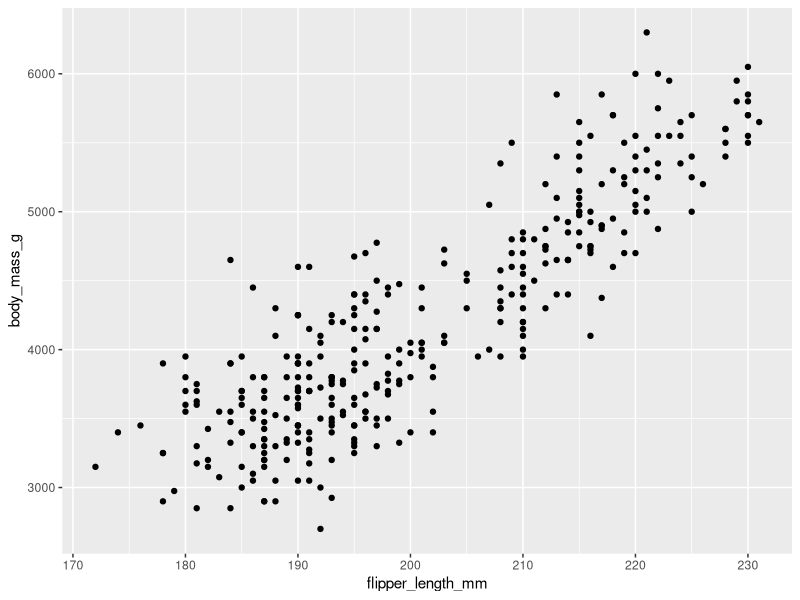
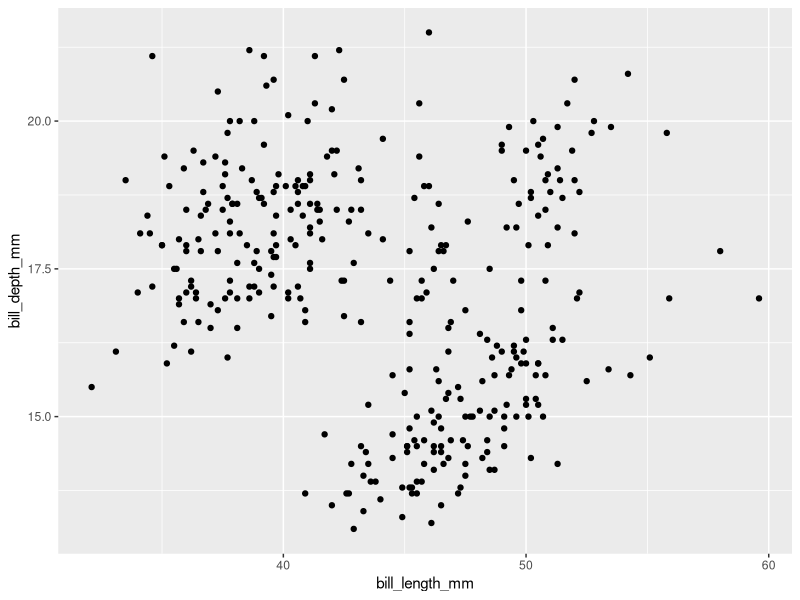
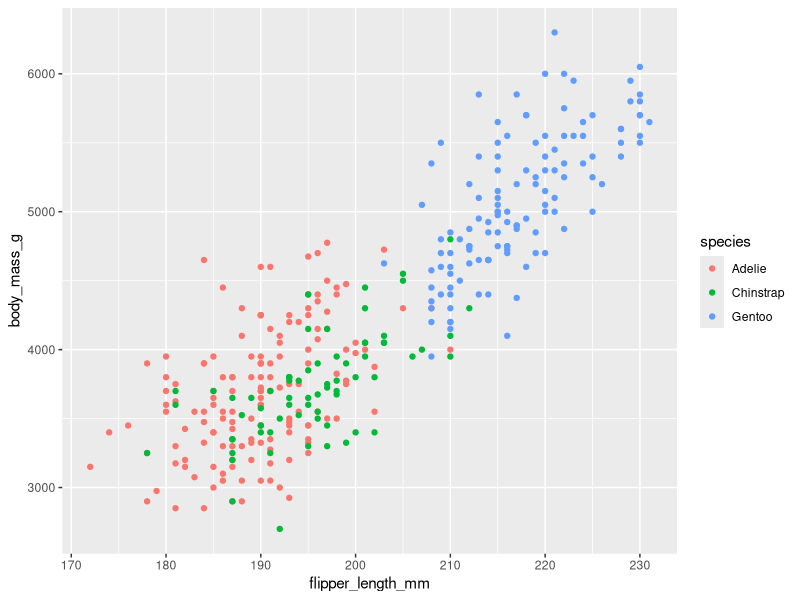
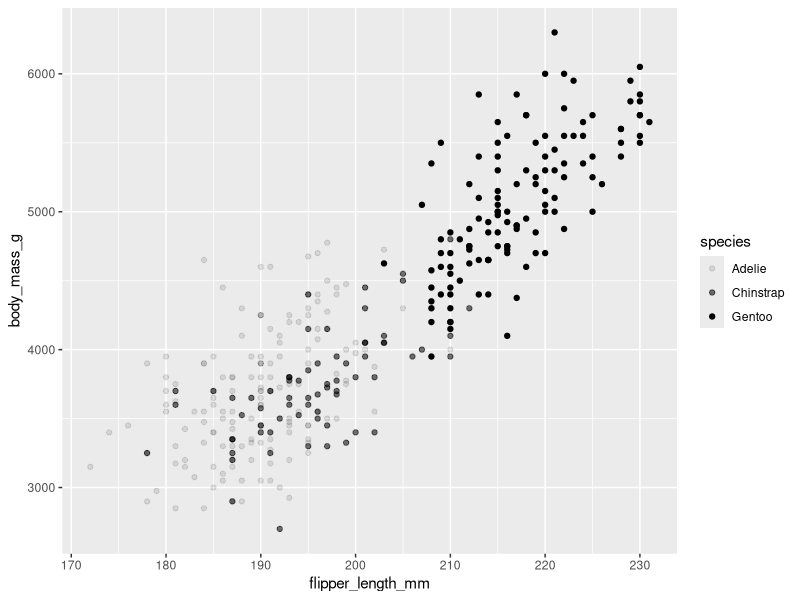
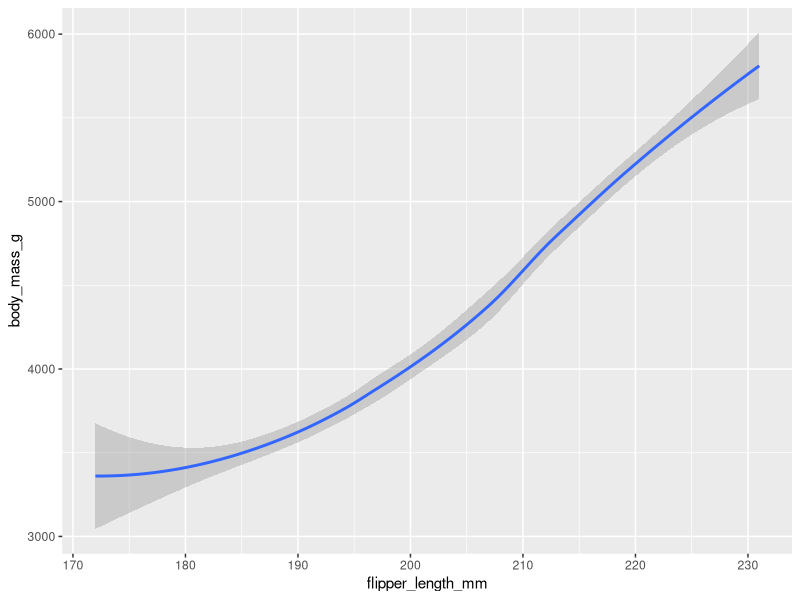
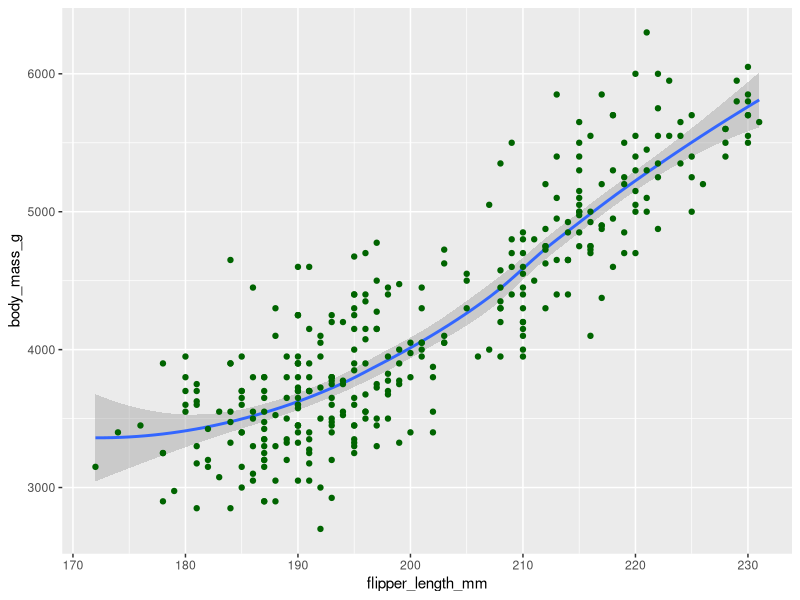
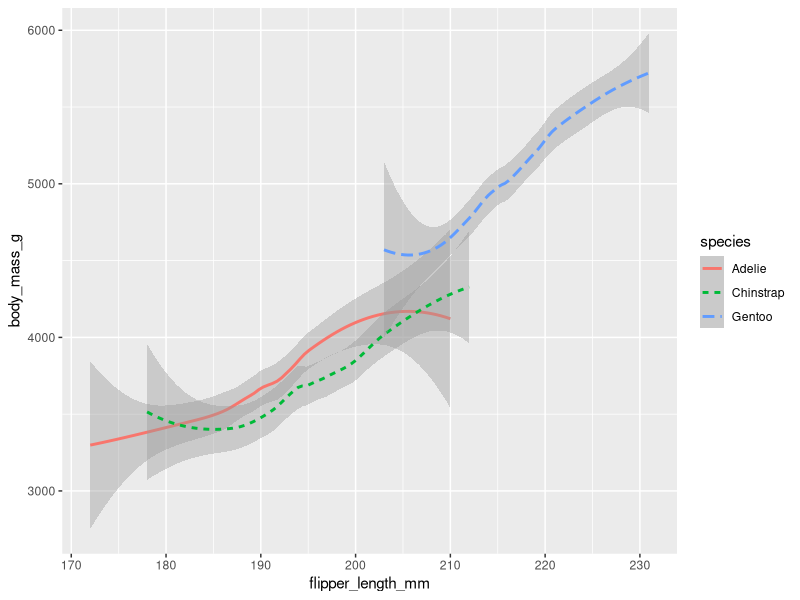
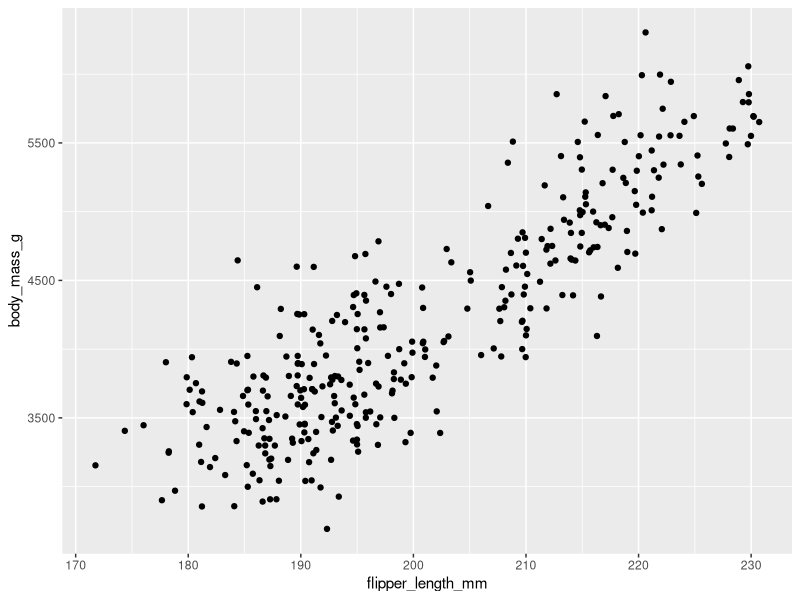

Here is the R script that generated these plots, in order:
#Installing/loading packages and previewing data to experiment with the Palmer Penguins data

install.packages('tidyverse');
library(tidyverse);
install.packages("palmerpenguins");
library("palmerpenguins");
glimpse(penguins);
head(penguins);
colnames(penguins);

#Looking at bill length
penguins %>%  arrange(bill_length_mm);

penguins2 <- penguins %>%  arrange(bill_length_mm);

View(penguins2);

#Grouping bill lengths
penguins %>% group_by(island) %>% drop_na() %>% summarize(mean_bill_length_mm =
                                                           mean(bill_length_mm));
penguins %>% group_by(island) %>% drop_na() %>% summarize(max_bill_length_mm =
                                                            max(bill_length_mm));
penguins %>% group_by(species,island) %>% drop_na() %>% summarize(mean_bl =
                              mean(bill_length_mm),max_bl = max(bill_length_mm));

#Specifically looking for Adelie species information
penguins %>% filter(species == "Adelie");

#Getting some visualizations with ggplot and determining which is easiest to understand
ggplot(data=penguins)+geom_point(mapping=aes(x=flipper_length_mm,y=body_mass_g));

ggplot(data=penguins)+geom_point(mapping=aes(x=bill_length_mm,y=bill_depth_mm));

penguins %>%
  group_by(species) %>%
  drop_na() %>%
  summarize(mean_bill_length=mean(bill_length_mm));

ggplot(data=penguins)+geom_point(mapping=aes(x=flipper_length_mm,y=body_mass_g,color=species));

ggplot(data=penguins)+geom_point(mapping=aes(x=flipper_length_mm,y=body_mass_g,alpha=species));

ggplot(data=penguins)+geom_smooth(mapping=aes(x=flipper_length_mm,y=body_mass_g));

ggplot(data=penguins)+
  geom_smooth(mapping=aes(x=flipper_length_mm,y=body_mass_g))+
  geom_point(mapping=aes(x=flipper_length_mm,y=body_mass_g,),color="darkgreen");

ggplot(data=penguins)+
  geom_smooth(mapping=aes(x=flipper_length_mm,y=body_mass_g,linetype=species,color=species));

ggplot(data=penguins)+
  geom_jitter(mapping=aes(x=flipper_length_mm,y=body_mass_g));

ggplot(data=penguins)+
  geom_bar(mapping=aes(x=species,color=island));

ggplot(data=penguins)+
  geom_point(mapping=aes(x=flipper_length_mm,y=body_mass_g,color=species))+
  facet_wrap(~species);

ggplot(data=penguins,aes(x=flipper_length_mm,y=body_mass_g))+
  geom_point(aes(color=species))+
  facet_grid(sex~species);

ggplot(data=penguins)+
  geom_point(mapping=aes(x=flipper_length_mm,y=body_mass_g,color=species))+
  labs(title="Palmer Penguins: Body Mass vs. Flipper Length",subtitle="Sample of Three Penguin Species",caption="Data collected by Dr. Kristen Gorman")+
  annotate("text", x=220, y=3500, label="The Gentoos are the largest", color="blue", size=4);

ggsave("Three Penguin Species.png")

install.packages('rmarkdown')
